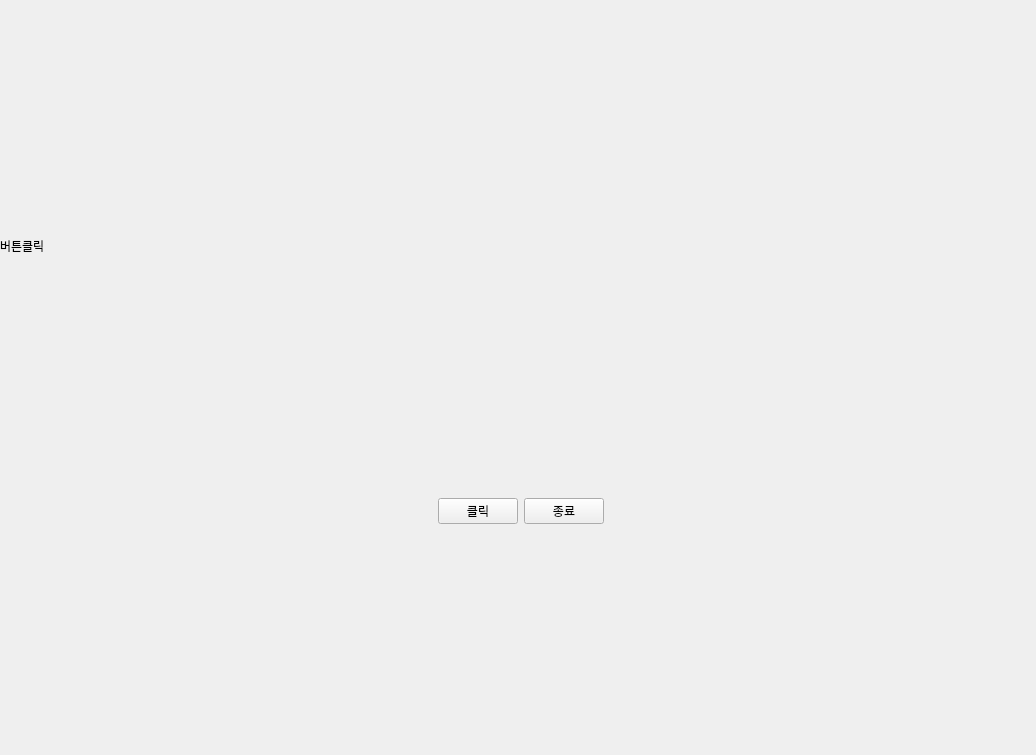
<?xml version="1.0" encoding="UTF-8"?>
<ui version="4.0">
 <class>MainWindow</class>
 <widget class="QMainWindow" name="MainWindow">
  <property name="geometry">
   <rect>
    <x>0</x>
    <y>0</y>
    <width>1036</width>
    <height>755</height>
   </rect>
  </property>
  <property name="windowTitle">
   <string>샘플윈도우</string>
  </property>
  <widget class="QWidget" name="centralwidget">
   <property name="font">
    <font>
     <family>D2Coding</family>
    </font>
   </property>
   <widget class="QWidget" name="verticalLayoutWidget">
    <property name="geometry">
     <rect>
      <x>0</x>
      <y>0</y>
      <width>1041</width>
      <height>761</height>
     </rect>
    </property>
    <layout class="QVBoxLayout" name="verticalLayout">
     <item>
      <spacer name="verticalSpacer">
       <property name="orientation">
        <enum>Qt::Vertical</enum>
       </property>
       <property name="sizeHint" stdset="0">
        <size>
         <width>865</width>
         <height>118</height>
        </size>
       </property>
      </spacer>
     </item>
     <item>
      <widget class="QLabel" name="lbl1">
       <property name="sizePolicy">
        <sizepolicy hsizetype="Preferred" vsizetype="Minimum">
         <horstretch>0</horstretch>
         <verstretch>0</verstretch>
        </sizepolicy>
       </property>
       <property name="tabletTracking">
        <bool>false</bool>
       </property>
       <property name="layoutDirection">
        <enum>Qt::LeftToRight</enum>
       </property>
       <property name="autoFillBackground">
        <bool>false</bool>
       </property>
       <property name="text">
        <string>버튼클릭</string>
       </property>
      </widget>
     </item>
     <item>
      <spacer name="verticalSpacer_2">
       <property name="orientation">
        <enum>Qt::Vertical</enum>
       </property>
       <property name="sizeHint" stdset="0">
        <size>
         <width>20</width>
         <height>40</height>
        </size>
       </property>
      </spacer>
     </item>
     <item>
      <layout class="QHBoxLayout" name="horizontalLayout">
       <item>
        <spacer name="horizontalSpacer">
         <property name="orientation">
          <enum>Qt::Horizontal</enum>
         </property>
         <property name="sizeHint" stdset="0">
          <size>
           <width>40</width>
           <height>20</height>
          </size>
         </property>
        </spacer>
       </item>
       <item>
        <widget class="QPushButton" name="btn1">
         <property name="text">
          <string>클릭</string>
         </property>
        </widget>
       </item>
       <item>
        <widget class="QPushButton" name="btn2">
         <property name="text">
          <string>종료</string>
         </property>
        </widget>
       </item>
       <item>
        <spacer name="horizontalSpacer_2">
         <property name="orientation">
          <enum>Qt::Horizontal</enum>
         </property>
         <property name="sizeHint" stdset="0">
          <size>
           <width>40</width>
           <height>20</height>
          </size>
         </property>
        </spacer>
       </item>
      </layout>
     </item>
     <item>
      <spacer name="verticalSpacer_3">
       <property name="orientation">
        <enum>Qt::Vertical</enum>
       </property>
       <property name="sizeHint" stdset="0">
        <size>
         <width>20</width>
         <height>40</height>
        </size>
       </property>
      </spacer>
     </item>
    </layout>
   </widget>
  </widget>
 </widget>
 <resources/>
 <connections/>
</ui>
